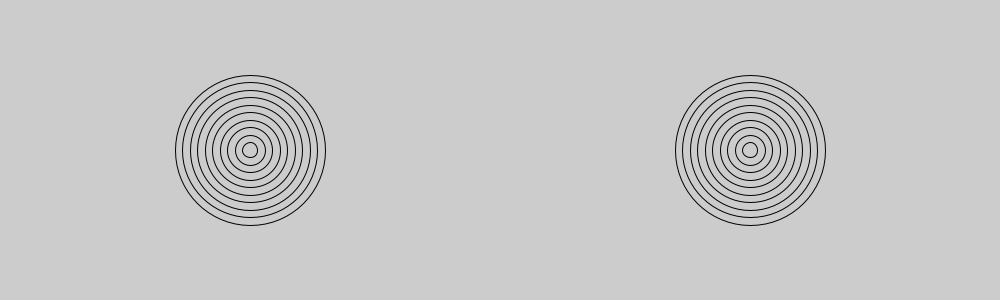
Frame 1 (no input)
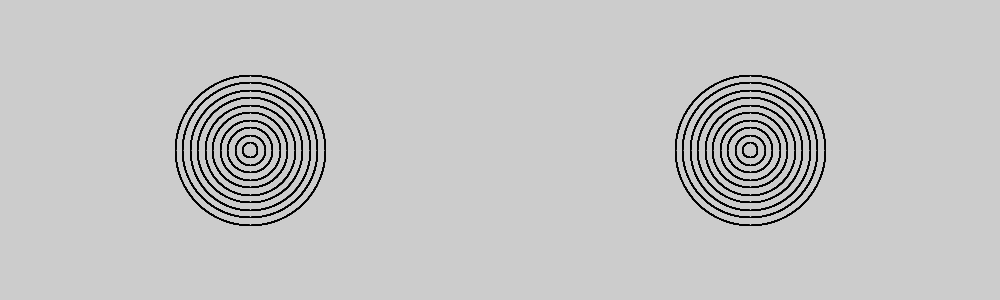
Frame 60 (the mouse pressed at the canvas centre just before this capture)
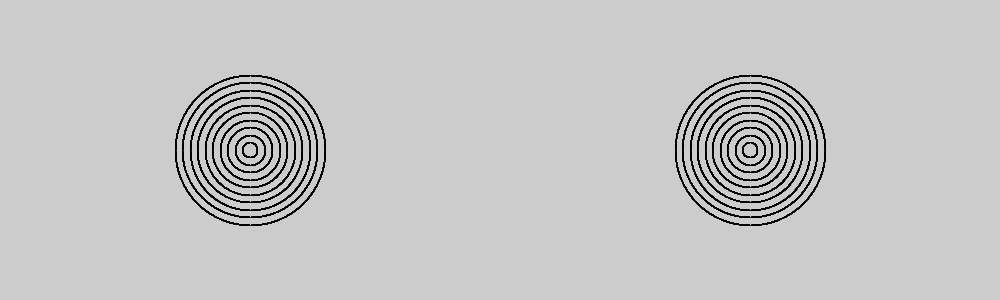
Frame 120 (the mouse held since frame 60 and released just before this capture)

The Processing sketch that drew these frames (run headless with seeded random() and noise(); from frame 60 on, the mouse is pressed at the canvas centre):

// Processing sketch: dual_bullseye
// ── dual_bullseye.pde
void setup()
{
  size(1000, 300);
 
  
}  

void draw()
{
  noFill();
  for (int i = 150; i > 1; i-=15)
  {
  ellipse(250, 150, i, i);
  ellipse(750, 150, i, i);
  }
  
}  
